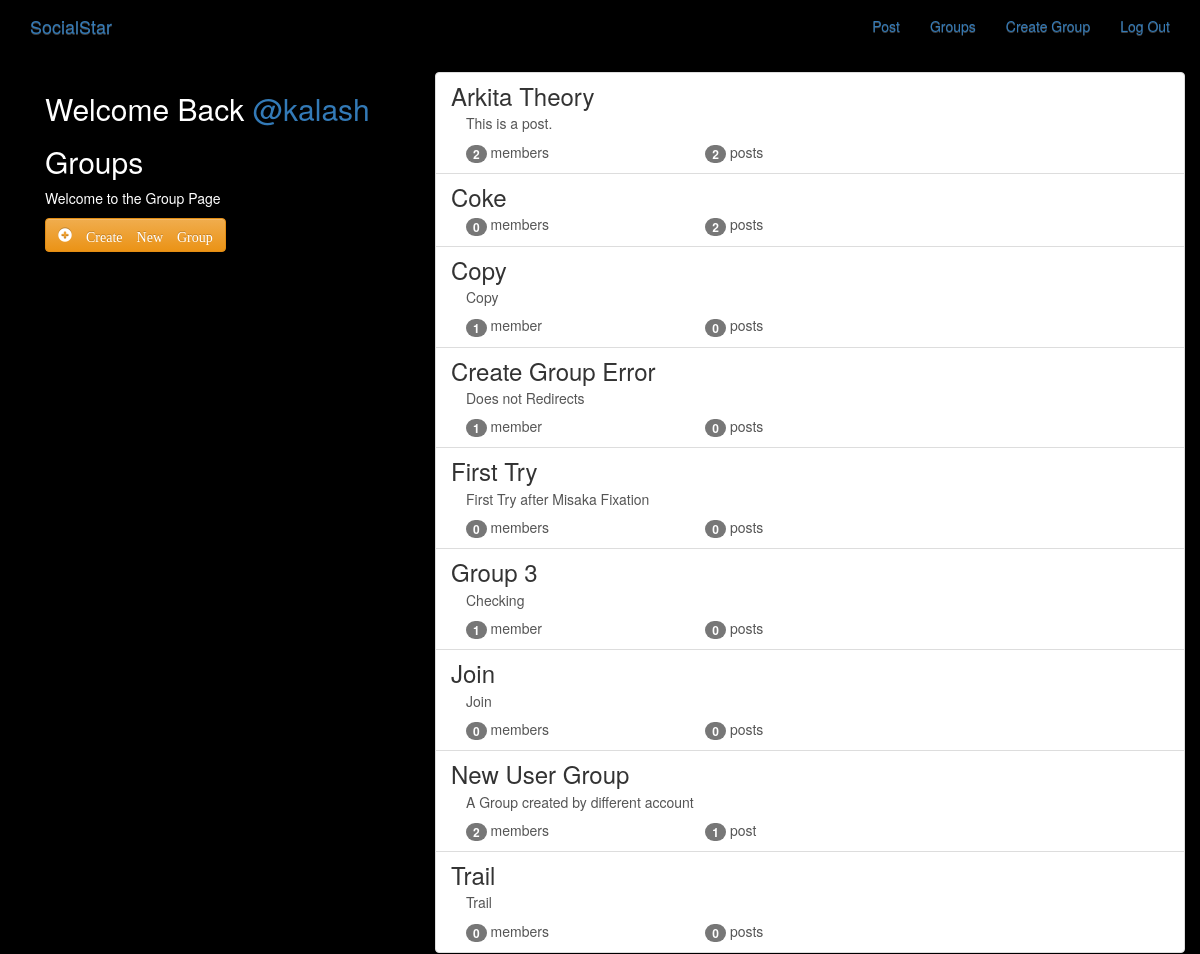
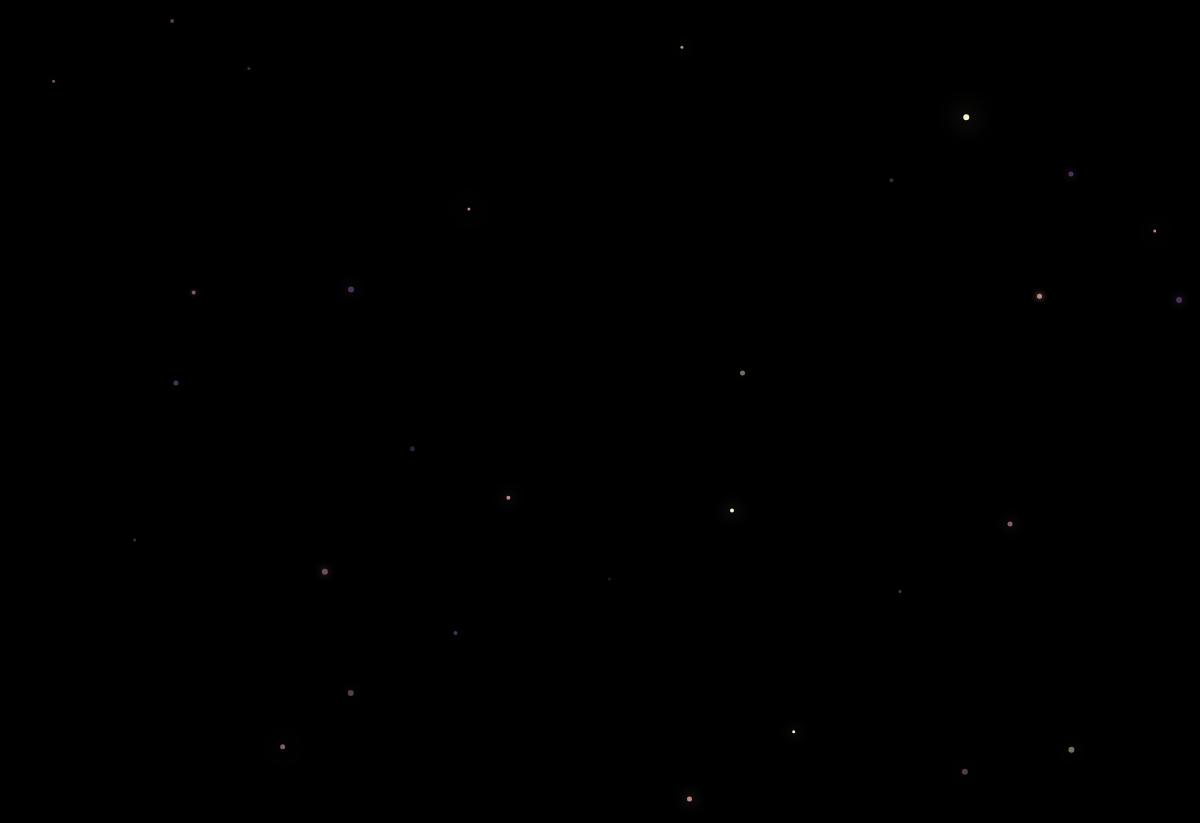
Screenshot of /groups/ (signed in) with the database file from the repository (2 pictures, top to bottom).
### groups/models.py (models this page shows, shortened)
class Group(models.Model):
    name = models.CharField(max_length=255, unique=True)
    slug = models.SlugField(allow_unicode=True, unique=True)
    description = models.TextField(blank=True, default='')
    description_html = models.TextField(editable=False, default='', blank=True)
    members = models.ManyToManyField(User,through="GroupMember")
    class Meta:
        ordering = ["name"]

### groups/views.py (the view)
# urls.py: path('',views.ListGroups.as_view(),name='all'),
class ListGroups(generic.ListView):
    model = Group

### groups/templates/groups/group_list.html
{% extends "groups/group_base.html" %}
{% block pregroup %}
  <div class="col-md-4">
    <div class="content">
      {% if user.is_authenticated%}
        <h2>Welcome Back
         <a href="{% url 'posts:for_user' username=user.username %}">
          @{{user.username}}</a></h2>
      {% endif %}
        <h2>Groups</h2>
        <p>Welcome to the Group Page</p>
    </div>
      {% if user.is_authenticated %}
        <a href="{% url 'groups:create' %}" class="btn btn-md btn-fill btn-warning">
        <span class="glyphicon glyphicon-plus-sign"> Create New Group</span></a>
      {% endif%}
  </div>
{% endblock %}
{% block group_content %}
  <div class="col-md-8">
    <div class="list-group">
      {% for group in object_list %}
        <a class="list-group-item" href="{% url 'groups:single' slug=group.slug %}">
          <h3 class="title list-group-item-heading">{{group.name}}</h3>
          <div class="list-group-item-text container-fluid">{{group.description_html|safe}}
            <div class="row">
              <div class="col-md-4">
                <span class="badge">{{ group.members.count }}</span> member{{group.members.count|pluralize}}
              </div>
              <div class="col-md-4">
                <span class="badge">{{group.posts.count}}</span> post{{group.posts.count|pluralize}}
              </div>
            </div>
          </div>
        </a>
        {% endfor %}
    </div>
  </div>
{% endblock %}

### static/simplesocial/css/master.css (style rules this page uses)
body { margin: 0; overflow: hidden; background-color: black; color:white; }

### rows the page displays
Group: name "Arkita Theory", description_html "This is a post.", members.count "2", posts.count "2"
Group: name "Coke", members.count "0", posts.count "2"
Group: name "Copy", description_html "Copy", members.count "1", posts.count "0"
Group: name "Create Group Error", description_html "Does not Redirects", members.count "1", posts.count "0"
Group: name "First Try", description_html "First Try after Misaka Fixation", members.count "0", posts.count "0"
Group: name "Group 3", description_html "Checking", members.count "1", posts.count "0"
Group: name "Join", description_html "Join", members.count "0", posts.count "0"
Group: name "New User Group", description_html "A Group created by different account", members.count "2", posts.count "1"
Group: name "Trail", description_html "Trail", members.count "0", posts.count "0"

### other values shown
{{ user.username }} "kalash"
